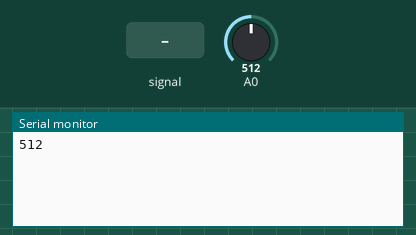
Recording of a sketch running on a simulated Arduino Uno, built with avr-gcc and run on an emulated ATmega328P. Shown: the last lines printed to the serial monitor. The inputs (shaded band) are chosen by the test bench; at power-on: A0 = 512.

Above: at 1.2 s.
1.3 s: A0 fed a 200 Hz sine of ±81 counts around its level
At 1.8 s:
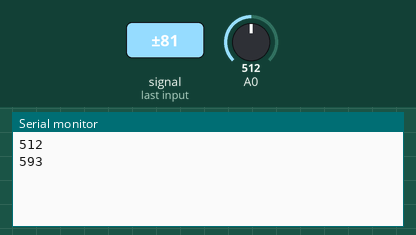
2.8 s: A0 set to 716
At 3.6 s:
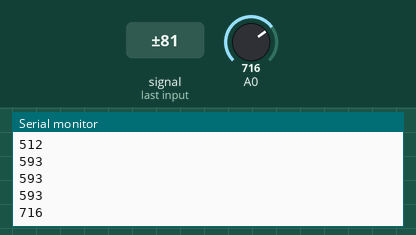
4.3 s: A0 set to 900
At 5.1 s:
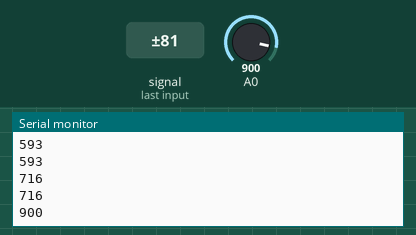
5.8 s: A0 fed a 200 Hz sine of ±81 counts around its level
At 6.4 s:
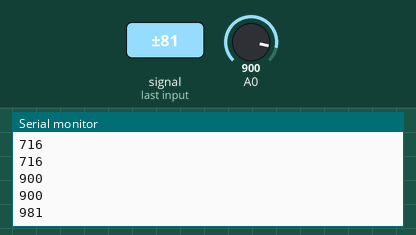
Timing chart, 0 to 8.3 s (numbered marks = the images above; inputs shaded):
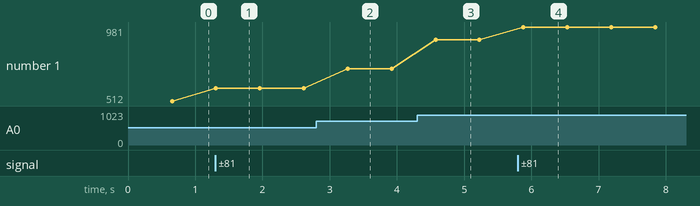

The sketch:

arduino-rf_detector.pde
```cpp
#include <SPI.h>

#define samples 3000
#define debug 1

// Written by Dominique Guinard as part of the project "ondes visibles"
// for cudrefin02.ch and webofthings.com
// info: guinard.org

// Setting the sensor pins.
int lfAnalogIn = 0;
int hfAnalogIn = 5;

int noiseLf = 0;
// noise for the HF sensor, according to LT5534 specifications: +/- 0.2 Volts
int noiseHf = 40;
int currentNoise;

// Ack message to send to Android once a message has been received
// e.g., the sensor activation message.
boolean sense = true;

// Setting the output pins
int ledPin = 12;

// Used to store the pin # of the currently activated sensor (e.g., 5 for lf,
// 0 for hf)
int currentSensor;

// Output of the RF sensor in the absence of a clear signal
// (1 unit = .0049 volts)
int vccOut = 100;


// Elapsed time for ADC sampling.
long lastTime;


void setup()
{
  // Initialise serial port
  Serial.begin(57600);

  currentSensor = lfAnalogIn;
  currentNoise = noiseLf;

  // Note start time
  lastTime = millis();

}

// Given a value read from the analogRead, the function returns the voltage.
float getVoltageForValue(int value) {
  return value * 0.004882813;
}

int getAvgSensorValue(int sensorPin) {
   int val = 0;
   int array1[samples];
   unsigned long averaging = 0;

   // Averaging the value
   for(int i = 0; i < samples; i++){
     array1[i] = analogRead(sensorPin);
     averaging += array1[i];
   }
   val = averaging / samples;
   return val;

}

int getHFSensorValue(int sensorPin) {
    // Value read from sensor
    int analogIn = 0;
    // Vcc signal strenght after a samples cycle
    int analogValue = 0;
    // RF signal strenght in dB
    long dbValue = 0;
    // Loop counter
    int cnt = 0;
    long msInit = 0;
    long msStop = 0;
    int numSamples = 100;

    msInit = micros();

    for (cnt=0;cnt<numSamples;cnt++) {
      analogIn = analogRead(sensorPin);
      analogIn = 1024 - analogIn;
      analogValue += analogIn;
    }

    msStop = micros();
    analogValue /= numSamples;
    return analogValue;
}


// Gets the peak observation for a round of samples.
int getPeakSensorValue(int sensorPin) {
     int analogValue = 0;
     for(int i = 0; i < samples; i++){
       int analogIn = analogRead(sensorPin);
       if (analogIn > analogValue) analogValue=analogIn;
       delayMicroseconds(100);
     }
     return analogValue;
   }

// Corrects the value according to the observed noise for each sensor
int cancelNoise(int value) {
    if(value - currentNoise >= 0) {
      return value - currentNoise;
    } else {
      return value;
    }
}

void loop()
{
      if ((millis() - lastTime) > 33 && sense)
      {
        //int data = analogRead(currentSensor);
        int value = getPeakSensorValue(currentSensor);
        value = cancelNoise(value);

        //if (debug) Serial.println(getVoltageForValue(value));

        //connection->write(2, (uint8_t*)&value);
        if (debug) {
          Serial.println(value, DEC);
        }

        lastTime = millis();
      }
      // Poll the link to Android
}
```

Measured:
- after the input at 1.3 s, the serial monitor: prints a new line at once (image 1)
- after the input at 2.8 s, the serial monitor: prints a new line after 0.47 s (image 2)
- after the input at 4.3 s, the serial monitor: prints a new line after 0.28 s (image 3)
- after the input at 5.8 s, the serial monitor: prints a new line after 0.08 s (image 4)
- plotted number 1: 512 → 593 after the input at 1.3 s, 593 → 716 after the input at 2.8 s, 716 → 900 after the input at 4.3 s, 900 → 981 after the input at 5.8 s
